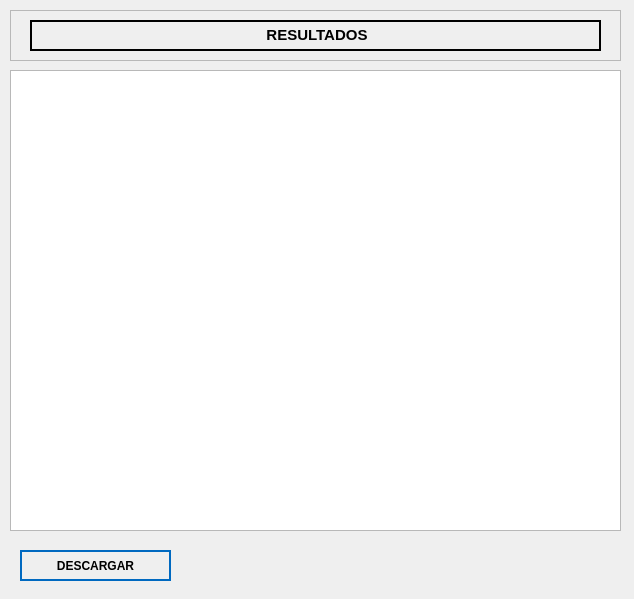
<?xml version="1.0" encoding="UTF-8"?>
<ui version="4.0">
 <class>ResultsGenotypeForm</class>
 <widget class="QWidget" name="ResultsGenotypeForm">
  <property name="geometry">
   <rect>
    <x>0</x>
    <y>0</y>
    <width>634</width>
    <height>599</height>
   </rect>
  </property>
  <property name="windowTitle">
   <string>Resultados</string>
  </property>
  <widget class="QTableWidget" name="tableResults">
   <property name="geometry">
    <rect>
     <x>10</x>
     <y>70</y>
     <width>611</width>
     <height>461</height>
    </rect>
   </property>
  </widget>
  <widget class="QPushButton" name="download_results">
   <property name="geometry">
    <rect>
     <x>20</x>
     <y>550</y>
     <width>151</width>
     <height>31</height>
    </rect>
   </property>
   <property name="cursor">
    <cursorShape>PointingHandCursor</cursorShape>
   </property>
   <property name="styleSheet">
    <string notr="true">QPushButton
{	
	height: 2em;
 	border-style: solid;
	border-width: 2px;
 	border-color: #0069c0;
	font-weight: bold;
}

QPushButton:hover
{
   	background-color:#0069c0;
	color:white;
}</string>
   </property>
   <property name="text">
    <string>DESCARGAR</string>
   </property>
   <property name="icon">
    <iconset>
     <normaloff>../assets/icons/download.png</normaloff>../assets/icons/download.png</iconset>
   </property>
   <property name="iconSize">
    <size>
     <width>30</width>
     <height>30</height>
    </size>
   </property>
   <property name="flat">
    <bool>true</bool>
   </property>
  </widget>
  <widget class="QFrame" name="frame">
   <property name="geometry">
    <rect>
     <x>10</x>
     <y>10</y>
     <width>611</width>
     <height>51</height>
    </rect>
   </property>
   <property name="frameShape">
    <enum>QFrame::StyledPanel</enum>
   </property>
   <property name="frameShadow">
    <enum>QFrame::Raised</enum>
   </property>
   <widget class="QLabel" name="label">
    <property name="geometry">
     <rect>
      <x>20</x>
      <y>10</y>
      <width>571</width>
      <height>31</height>
     </rect>
    </property>
    <property name="frameShape">
     <enum>QFrame::WinPanel</enum>
    </property>
    <property name="text">
     <string>&lt;html&gt;&lt;head/&gt;&lt;body&gt;&lt;p align=&quot;center&quot;&gt;&lt;span style=&quot; font-size:11pt; font-weight:600;&quot;&gt;RESULTADOS&lt;/span&gt;&lt;/p&gt;&lt;/body&gt;&lt;/html&gt;</string>
    </property>
   </widget>
  </widget>
 </widget>
 <resources/>
 <connections/>
</ui>
